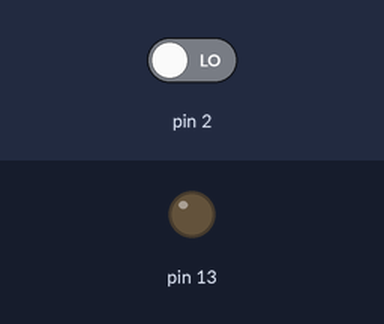
Simulated run of this sketch. Board: Arduino Uno, built with avr-gcc and run on an emulated ATmega328P. Shown: output pins drawn as LEDs (lit = HIGH). Inputs (shaded band) come from the test bench; at power-on: pin 2 LOW.

Above: at 1.2 s.
1.3 s: pin 2 driven HIGH
At 1.8 s:
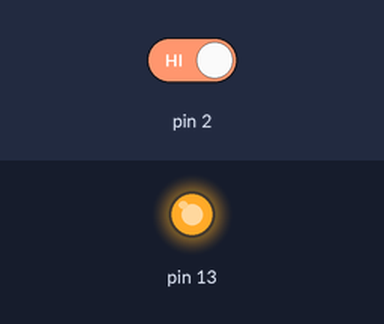
2.8 s: pin 2 driven LOW
At 4.1 s:
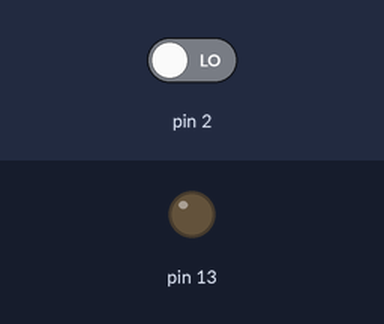
Timing chart, 0 to 5.8 s (numbered marks = the images above; inputs shaded):
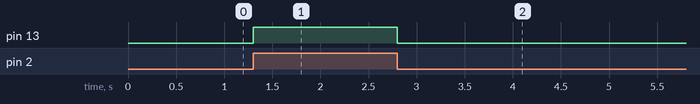

The sketch:

button.ino
```cpp
/*

Arduino Projects - by J4ckris ;)

Materials:

 - 1 led
 - 1 button
 - 3 Jumpers
 - 1 resistence

 */

void setup() {
  // put your setup code here, to run once:

  pinMode(2, INPUT);
  pinMode(13, OUTPUT);

}

void loop() {
  // put your main code here, to run repeatedly:
  int var1 = digitalRead(2);


  if (var1 == 1){

    digitalWrite(13, HIGH);

  }else{

    digitalWrite(13, LOW);


  }
  Serial.println(var1);

}
```

Measured:
- after the input at 1.3 s, pin 13: LOW → HIGH at once
- after the input at 2.8 s, pin 13: HIGH → LOW at once
